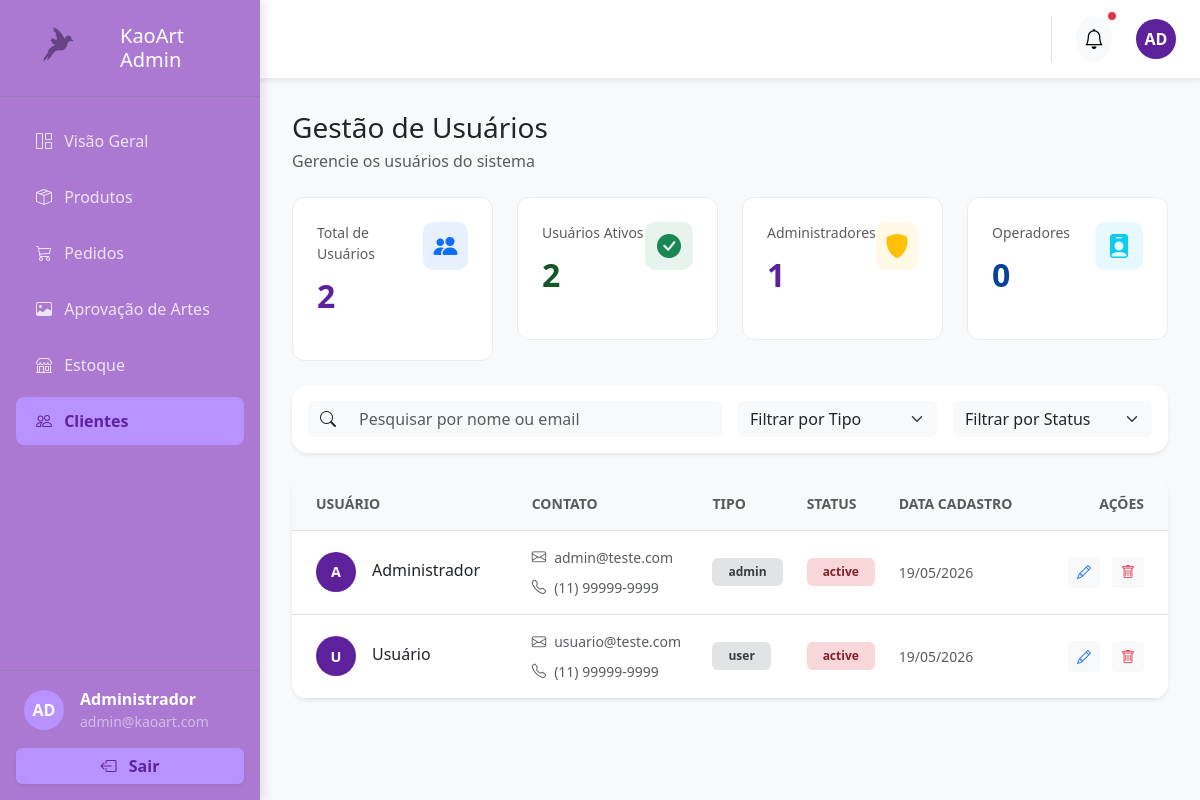
Page /admin/clientes.php (signed in) on the committed database.
### tables this page shows
CREATE TABLE IF NOT EXISTS usuarios
(
    id            INT AUTO_INCREMENT PRIMARY KEY,

    nome_completo VARCHAR(150) NOT NULL,
    email         VARCHAR(150) NOT NULL UNIQUE,
    telefone      VARCHAR(20)  NOT NULL,
    empresa       VARCHAR(150),

    endereco      VARCHAR(255) NOT NULL,
    cep           VARCHAR(10)  NOT NULL,

    senha         VARCHAR(100) NOT NULL,

    role          ENUM ('admin', 'user')     DEFAULT 'user',
    status        ENUM ('active', 'blocked') DEFAULT 'active',

    criado_em     TIMESTAMP                  DEFAULT CURRENT_TIMESTAMP
    );

### public/admin/clientes.php (the view, shortened to what this page needs)
<?php
require '../../config/database.php';
$sql = mysqli_query($conn, "SELECT * FROM usuarios");
$clientes = [];
while ($usuario = mysqli_fetch_assoc($sql)) {
    $clientes[] = [
        'id' => $usuario['id'],
        'nome' => $usuario['nome_completo'],
        'email' => $usuario['email'],
        'telefone' => $usuario['telefone'],
        'empresa' => $usuario['empresa'],
        'endereco' => $usuario['endereco'],
        'cep' => $usuario['cep'],
        'tipo' => $usuario['role'],
        'status' => $usuario['status'],
        'dataCadastro' => date('d/m/Y', strtotime($usuario['criado_em']))
    ];
}
?>
<!DOCTYPE html>
<html lang="pt-br">
<head>
    <link href="https://cdn.jsdelivr.net/npm/bootstrap@5.3.0/dist/css/bootstrap.min.css" rel="stylesheet">
    <link rel="stylesheet" href="https://cdn.jsdelivr.net/npm/bootstrap-icons@1.11.1/font/bootstrap-icons.css">
</head>
<body>
    <div class="wrapper">
        <?php include("../../includes/sidebar.php"); ?>
        <div class="main-content">
            <header class="top-header p-3 px-4 d-flex justify-content-between align-items-center shadow-sm">
                <div class="d-flex align-items-center gap-4 ms-3 border-start ps-4">
                    <button class="btn btn-light position-relative border-0 rounded-circle p-2">
                        <i class="bi bi-bell fs-5"></i>
                        <span
                            class="position-absolute top-0 start-100 translate-middle p-1 bg-danger border border-light rounded-circle">
                        </span>
                    </button>
                    <div class="avatar-circle" style="background-color: #5e219c;">AD</div>
                </div>
            </header>
            <main class="scrollable-content">
                <div class="d-flex justify-content-between align-items-end mb-4">
                    <div>
                        <h1 class="h3 text-dark mb-1">Gestão de Usuários</h1>
                        <p class="text-muted mb-0">Gerencie os usuários do sistema</p>
                    </div>
                </div>
                <div class="row g-4 mb-4">
                    <div class="col-md-3">
                        <div class="stat-card">
                            <div class="d-flex justify-content-between align-items-start">
                                <div>
                                    <p class="text-muted small mb-2">Total de Usuários</p>
                                    <p class="stat-value"><?php echo count($clientes); ?></p>
                                </div>
                                <div class="icon-box bg-primary bg-opacity-10">
                                    <i class="bi bi-people-fill text-primary fs-4"></i>
                                </div>
                            </div>
                        </div>
                    </div>
                    <div class="col-md-3">
                        <div class="stat-card">
                            <div class="d-flex justify-content-between align-items-start">
                                <div>
                                    <p class="text-muted small mb-2">Usuários Ativos</p>
                                    <p class="stat-value ativo">
                                        <?php echo count(array_filter($clientes, fn($c) => $c['status'] === 'active')); ?>
                                    </p>
                                </div>
                                <div class="icon-box bg-success bg-opacity-10">
                                    <i class="bi bi-check-circle-fill text-success fs-4"></i>
                                </div>
                            </div>
                        </div>
                    </div>
                    <div class="col-md-3">
                        <div class="stat-card">
                            <div class="d-flex justify-content-between align-items-start">
                                <div>
                                    <p class="text-muted small mb-2">Administradores</p>
                                    <p class="stat-value admin-count">
                                        <?php echo count(array_filter($clientes, fn($c) => $c['tipo'] === 'admin')); ?>
                                    </p>
                                </div>
                                <div class="icon-box bg-warning bg-opacity-10">
                                    <i class="bi bi-shield-fill text-warning fs-4"></i>
                                </div>
                            </div>
                        </div>
                    </div>
                    <div class="col-md-3">
                        <div class="stat-card">
                            <div class="d-flex justify-content-between align-items-start">
                                <div>
                                    <p class="text-muted small mb-2">Operadores</p>
                                    <p class="stat-value operador">
                                        <?php echo count(array_filter($clientes, fn($c) => $c['tipo'] === 'Operador')); ?>
                                    </p>
                                </div>
                                <div class="icon-box bg-info bg-opacity-10">
                                    <i class="bi bi-person-badge-fill text-info fs-4"></i>
                                </div>
                            </div>
                        </div>
                    </div>
                </div>
                <div class="card shadow-sm border-0 rounded-4 p-3 mb-4">
                    <div class="row g-3">
                        <div class="col-md-6">
                            <div class="input-group">
                                <span class="input-group-text border-0 bg-light">
                                    <i class="bi bi-search"></i>
                                </span>
                                <input type="text" class="form-control border-0 bg-light"
                                    placeholder="Pesquisar por nome ou email" id="filterSearch">
                            </div>
                        </div>
                        <div class="col-md-3">
                            <select class="form-select border-0 bg-light" id="filterTipo">
                                <option value="">Filtrar por Tipo</option>
                            </select>
                        </div>
                        <div class="col-md-3">
                            <select class="form-select border-0 bg-light" id="filterStatus">
                                <option value="">Filtrar por Status</option>
                            </select>
                        </div>
                    </div>
                </div>
                <div class="card shadow-sm border-0 rounded-4 overflow-hidden">
                    <div class="table-responsive">
                        <table class="table table-hover align-middle mb-0">
                            <thead class="table-light">
                                <tr>
                                    <th class="text-uppercase text-muted small fw-semibold py-3 px-4">Usuário</th>
                                    <th class="text-uppercase text-muted small fw-semibold py-3">Contato</th>
                                    <th class="text-uppercase text-muted small fw-semibold py-3">Tipo</th>
                                    <th class="text-uppercase text-muted small fw-semibold py-3">Status</th>
                                    <th class="text-uppercase text-muted small fw-semibold py-3">Data Cadastro</th>
                                    <th class="text-uppercase text-muted small fw-semibold py-3 text-end px-4">Ações
                                    </th>
                                </tr>
                            </thead>
                            <tbody class="border-top-0" id="tableClientes">
                                <?php foreach ($clientes as $cliente): ?>
                                    <tr class="cliente-row" data-nome="<?php echo $cliente['nome']; ?>"
                                        data-email="<?php echo $cliente['email']; ?>"
                                        data-tipo="<?php echo $cliente['tipo']; ?>"
                                        data-status="<?php echo $cliente['status']; ?>">
                                        <td class="px-4 py-3">
                                            <div class="d-flex align-items-center gap-3">
                                                <div class="avatar-initials">
                                                    <?php echo substr($cliente['nome'], 0, 1) . substr(explode(' ', $cliente['nome'])[1] ?? '', 0, 1); ?>
                                                </div>
                                                <div>
                                                    <p class="text-dark fw-medium mb-1"><?php echo $cliente['nome']; ?></p>
                                                </div>
                                            </div>
                                        </td>
                                        <td class="py-3">
                                            <div class="d-flex flex-column gap-2">
                                                <div class="d-flex align-items-center gap-2 text-muted small">
                                                    <i class="bi bi-envelope" style="font-size: 0.9rem;"></i>
                                                    <span><?php echo $cliente['email']; ?></span>
                                                </div>
                                                <div class="d-flex align-items-center gap-2 text-muted small">
                                                    <i class="bi bi-telephone" style="font-size: 0.9rem;"></i>
                                                    <span><?php echo $cliente['telefone']; ?></span>
                                                </div>
                                            </div>
                                        </td>
                                        <td class="py-3">
                                            <span
                                                class="badge px-3 py-2
                                        <?php echo $cliente['tipo'] === 'Administrador' ? 'badge-admin' :
                                            ($cliente['tipo'] === 'Operador' ? 'badge-operador' : 'badge-visualizador'); ?>">
                                                <?php echo $cliente['tipo']; ?>
                                            </span>
                                        </td>
                                        <td class="py-3">
                                            <span
                                                class="badge px-3 py-2 <?php echo $cliente['status'] === 'Ativo' ? 'badge-ativo' : 'badge-inativo'; ?>">
                                                <?php echo $cliente['status']; ?>
                                            </span>
                                        </td>
                                        <td class="py-3 text-muted small"><?php echo $cliente['dataCadastro']; ?></td>
                                        <td class="text-end px-4 py-3">
                                            <div class="action-buttons justify-content-end">
                                                <a href="#" class="btn btn-sm btn-light text-primary me-1 btn-editar"
                                                    title="Editar" data-bs-toggle="modal"
                                                    data-bs-target="#modalEditarCliente"
                                                    data-id="<?php echo $cliente['id']; ?>"
                                                    data-nome="<?php echo $cliente['nome']; ?>"
                                                    data-email="<?php echo $cliente['email']; ?>"
                                                    data-telefone="<?php echo $cliente['telefone']; ?>"
                                                    data-empresa="<?php echo $cliente['empresa']; ?>"
                                                    data-endereco="<?php echo $cliente['endereco']; ?>"
                                                    data-cep="<?php echo $cliente['cep']; ?>"
                                                    data-tipo="<?php echo $cliente['tipo']; ?>"
                                                    data-status="<?php echo $cliente['status']; ?>">
                                                    <i class="bi bi-pencil"></i>
                                                </a>
                                                <a href="../../backend/functions/clientes/excluirClientes.php?id=<?php echo $cliente['id']; ?>"
                                                    class="btn btn-sm btn-light text-danger"
                                                    onclick="return confirm('Deseja excluir este cliente?')">
                                                    <i class="bi bi-trash"></i>
                                                </a>
                                            </div>
                                        </td>
                                    </tr>
                                <?php endforeach; ?>
                            </tbody>
                        </table>
                    </div>
                </div>
            </main>
        </div>
    </div>
</body>
</html>

### rows in the picture
usuarios: nome_completo "A", nome_completo "Administrador", email "admin@teste.com", telefone "(11) 99999-9999", role "admin", status "active", dataCadastro "19/05/2026"
usuarios: nome_completo "U", nome_completo "Usuário", email "usuario@teste.com", telefone "(11) 99999-9999", role "user", status "active", dataCadastro "19/05/2026"

### other values in the picture
count($clientes) "2"
count(array_filter($clientes, fn($c) => $c['status'] === 'active')) "2"
count(array_filter($clientes, fn($c) => $c['tipo'] === 'admin')) "1"
count(array_filter($clientes, fn($c) => $c['tipo'] === 'Operador')) "0"
